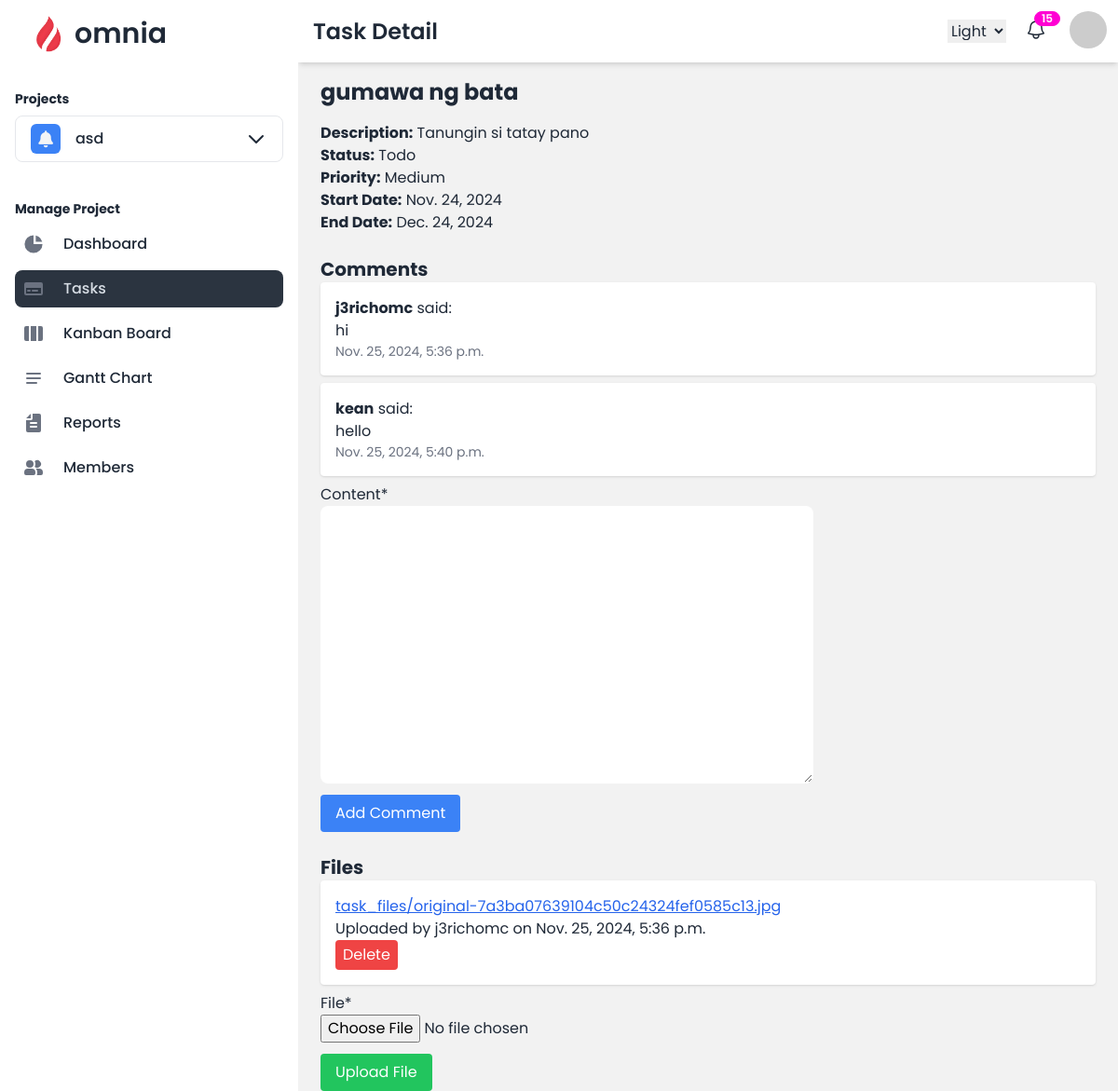
Page /projects/tasks/1/ (signed in) on the earlier database version.
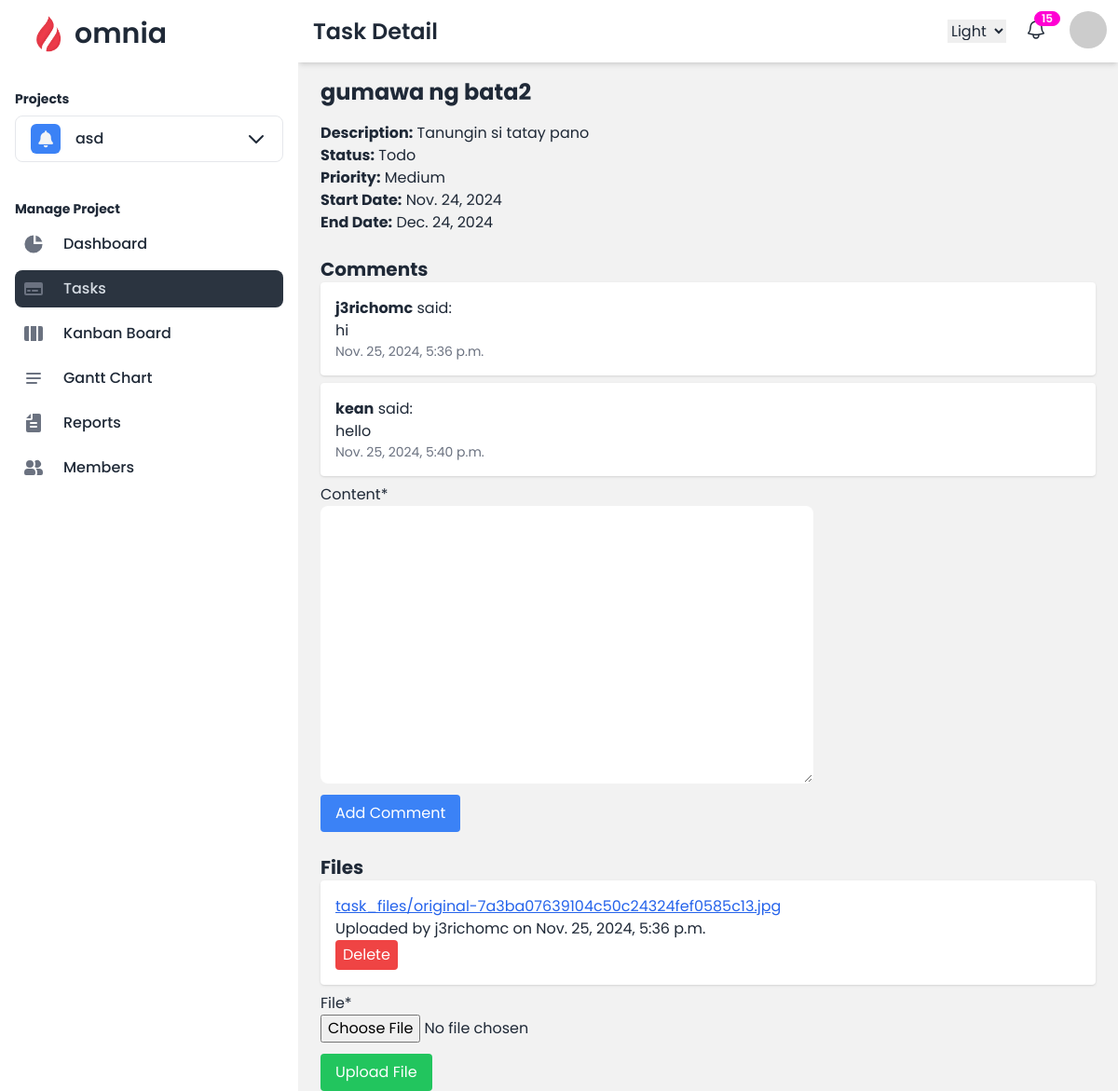
Same page on the later database version.
### projects/models.py (models this page shows, shortened)
class Task(models.Model):
    STATUS_CHOICES = [
        ('todo', 'Todo'),
        ('in_progress', 'In Progress'),
        ('review', 'Review'),
        ('completed', 'Completed'),
    ]
    PRIORITY_CHOICES = [
        ('high', 'High'),
        ('medium', 'Medium'),
        ('low', 'Low'),
    ]
    name = models.CharField(max_length=255)
    description = models.TextField(blank=True, null=True)
    status = models.CharField(max_length=20, choices=STATUS_CHOICES, default='todo')
    priority = models.CharField(max_length=10, choices=PRIORITY_CHOICES, default='medium')
    start_date = models.DateField()
    end_date = models.DateField()
    created_at = models.DateTimeField(auto_now_add=True)
    sprint = models.ForeignKey(Sprint, on_delete=models.CASCADE, related_name='tasks', blank=True, null=True)
    project = models.ForeignKey(Project, on_delete=models.CASCADE, related_name='tasks')
    assigned_members = models.ManyToManyField(settings.AUTH_USER_MODEL, related_name='tasks', blank=True)
    assigned_teams = models.ManyToManyField(ProjectTeam, related_name='tasks', blank=True)

### projects/views.py (the view)
# urls.py: path('tasks/<int:task_id>/', views.task_detail, name='task_detail'),
@login_required
def task_detail(request, task_id):
    task = Task.objects.get(id=task_id)
    comments = task.comments.all()
    files = task.files.all()
    if request.method == 'POST':
        if 'comment' in request.POST:
            comment_form = TaskCommentForm(request.POST)
            if comment_form.is_valid():
                comment = comment_form.save(commit=False)
                comment.task = task
                comment.author = request.user
                comment.save()
                return redirect('task_detail', task_id=task_id)
        if 'file' in request.FILES:
            file_form = TaskFileForm(request.POST, request.FILES)
            if file_form.is_valid():
                task_file = file_form.save(commit=False)
                task_file.task = task
                task_file.uploaded_by = request.user
                task_file.save()
                return redirect('task_detail', task_id=task_id)
    else:
        comment_form = TaskCommentForm()
        file_form = TaskFileForm()
    return render(
        request,
        'projects/task_detail.html',
        {
            'task': task,
            'comments': comments,
            'files': files,
            'comment_form': comment_form,
            'file_form': file_form,
        },
    )

### projects/forms.py
class TaskCommentForm(forms.ModelForm):
    class Meta:
        model = TaskComment
        fields = ['content']

class TaskFileForm(forms.ModelForm):
    class Meta:
        model = TaskFile
        fields = ['file']

### projects/context_processors.py (called while the page is built)
def user_projects(request):
    if request.user.is_authenticated:
        projects = Project.objects.filter(owner=request.user)
        return {'user_projects': projects}
    return {}

### projects/templatetags/custom_filters.py (called while the page is built)
@register.filter
def get_item(value, key):
    for item in value:
        if item.id == int(key):
            return item
    return None

### projects/templates/projects/task_detail.html (shortened to what this page needs)
{% extends 'project_base.html' %}
{% load crispy_forms_tags %}
{% block heading %}Task Detail{% endblock %}
{% block content %}
<h1 class="text-2xl font-bold mb-4">{{ task.name }}</h1>
<p><strong>Description:</strong> {{ task.description }}</p>
<p><strong>Status:</strong> {{ task.get_status_display }}</p>
<p><strong>Priority:</strong> {{ task.get_priority_display }}</p>
<p><strong>Start Date:</strong> {{ task.start_date }}</p>
<p><strong>End Date:</strong> {{ task.end_date }}</p>
<h2 class="text-xl font-bold mt-6">Comments</h2>
<ul>
    {% for comment in comments %}
        <li class="bg-white shadow p-4 rounded mb-2">
            <p><strong>{{ comment.author.username }}</strong> said:</p>
            <p>{{ comment.content }}</p>
            <p class="text-sm text-gray-500">{{ comment.created_at }}</p>
        </li>
    {% endfor %}
</ul>
<form method="POST">
    {{ comment_form|crispy }}
    <button type="submit" name="comment" class="bg-blue-500 text-white py-2 px-4 rounded">Add Comment</button>
</form>
<h2 class="text-xl font-bold mt-6">Files</h2>
<ul>
    {% for file in files %}
        <li class="bg-white shadow p-4 rounded mb-2">
            <a href="{{ file.file.url }}" class="text-blue-600 underline">{{ file.file.name }}</a>
            <p>Uploaded by {{ file.uploaded_by.username }} on {{ file.uploaded_at }}</p>
            {% if request.user.role == 'manager' %}
                <form method="POST" action="{% url 'delete_file' file.id %}">
                    <button type="submit" class="bg-red-500 text-white py-1 px-2 rounded">Delete</button>
                </form>
            {% endif %}
        </li>
    {% endfor %}
</ul>
<form method="POST" enctype="multipart/form-data">
    {{ file_form|crispy }}
    <button type="submit" name="file" class="bg-green-500 text-white py-2 px-4 rounded">Upload File</button>
</form>
{% endblock %}

Differences in the rows shown:
changed Task "Tanungin si tatay pano": name "gumawa ng bata" → "gumawa ng bata2"
